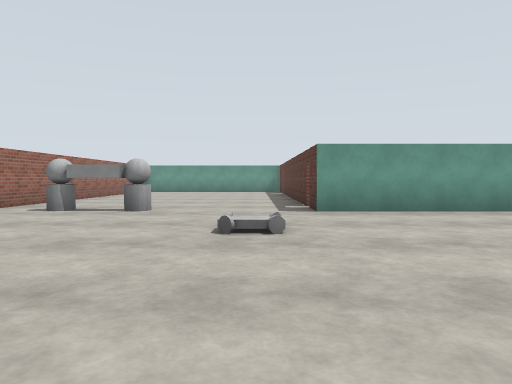
[1] (above)

24 first-person views from a walk through a world built for the Gazebo simulator. The camera is 1.2 m above the floor, tilts 2° down and sees 70° across. The floor is counted in squares, 2 m on a side. Each view is taken from the middle of a square. On the plan, view 1 faces up. The plan holds only what a view shows up to about 10 squares ahead; the rest is blank. The robots in the file are not drawn.

[2]
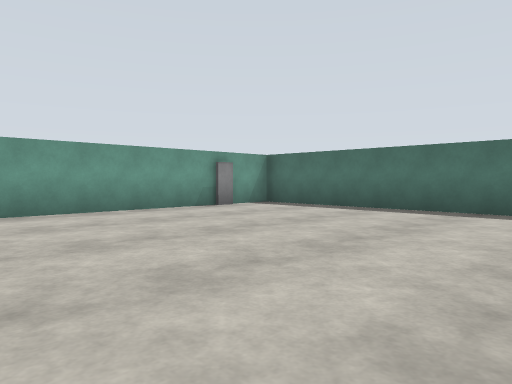

[3]
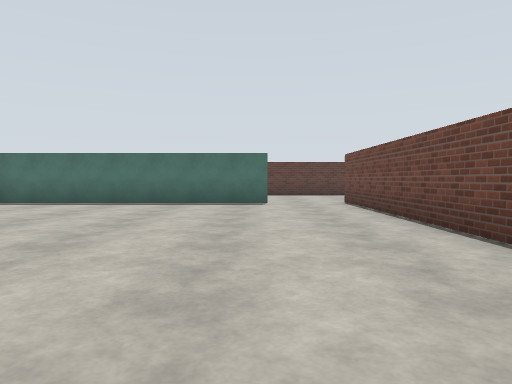

[4]
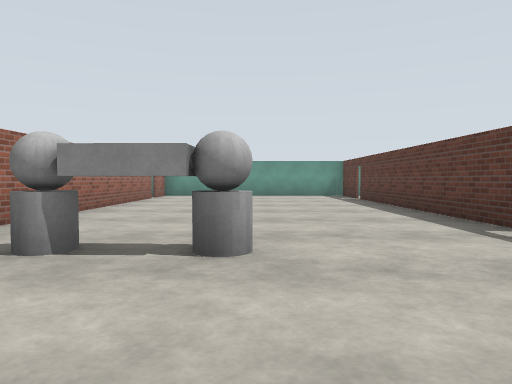

[5]
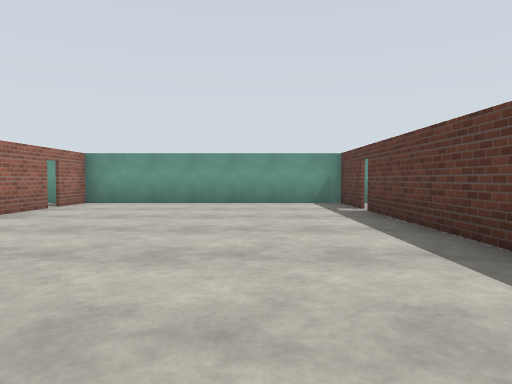

[6]
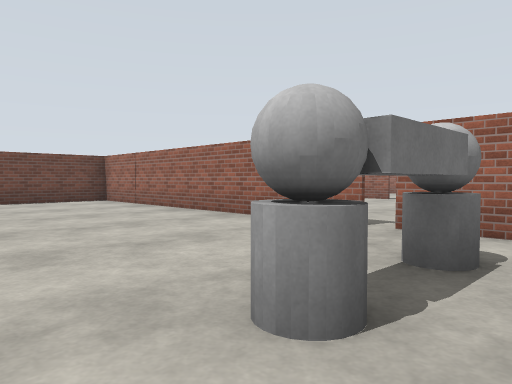

[7]
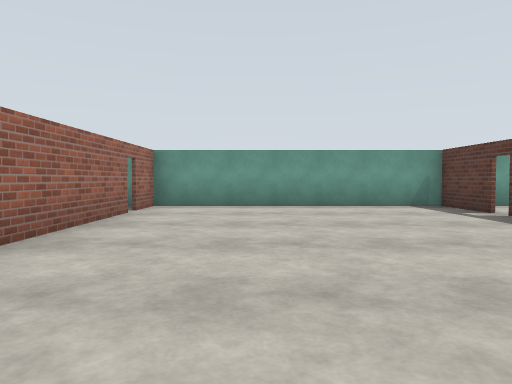

[8]
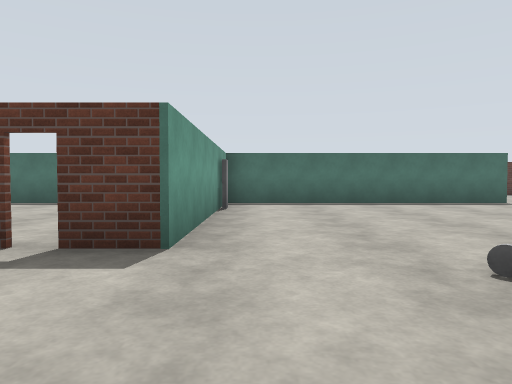

[9]
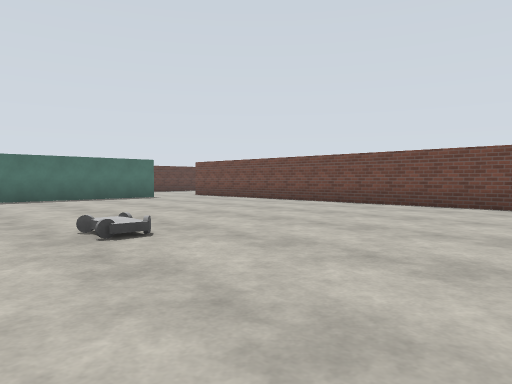

[10]
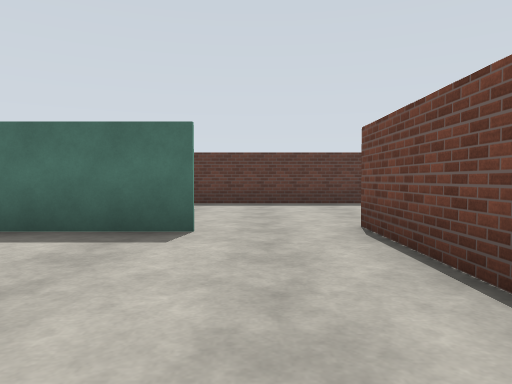

[11]
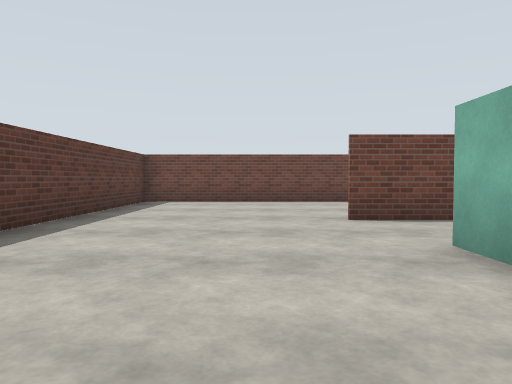

[12]
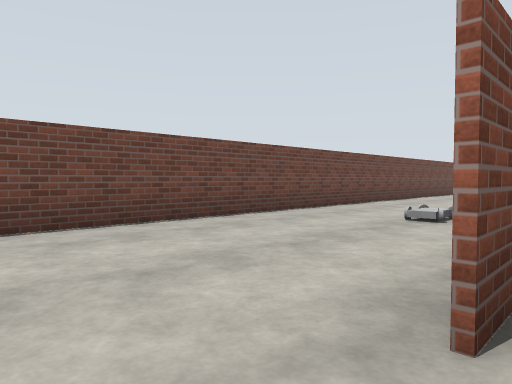

[13]
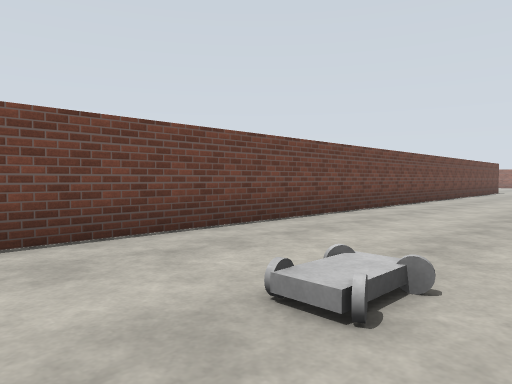

[14]
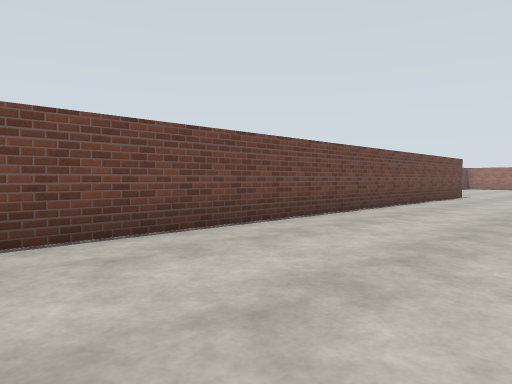

[15]
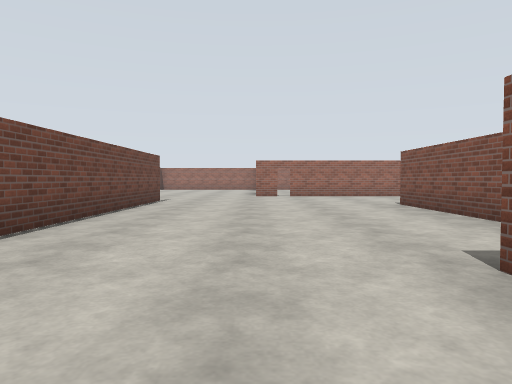

[16]
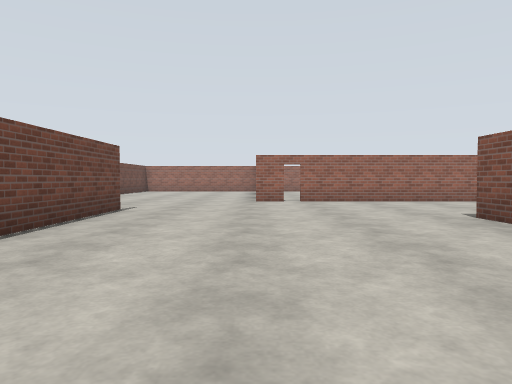

[17]
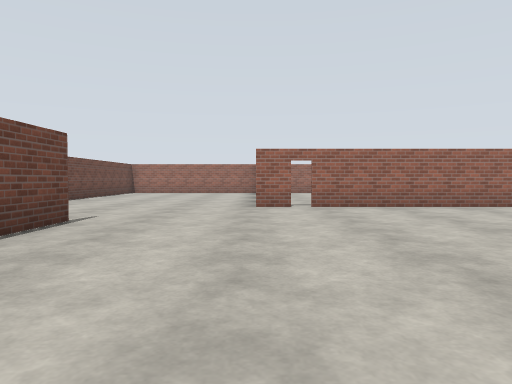

[18]
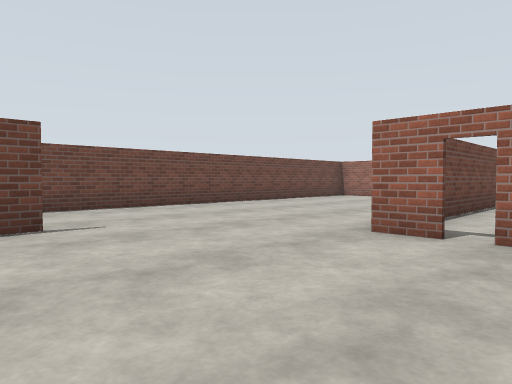

[19]
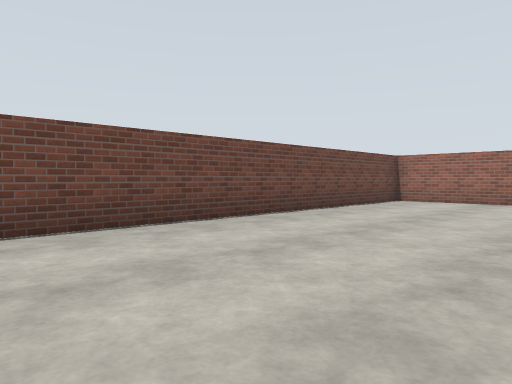

[20]
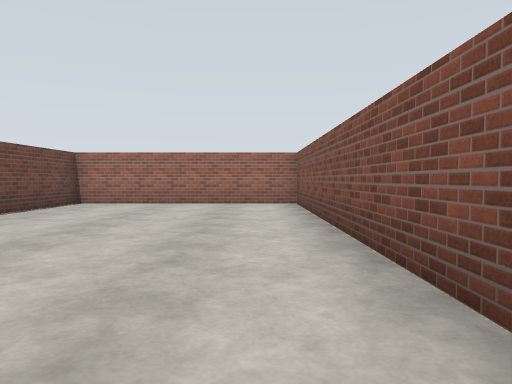

[21]
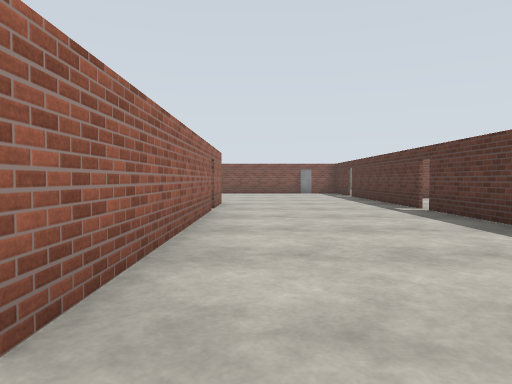

[22]
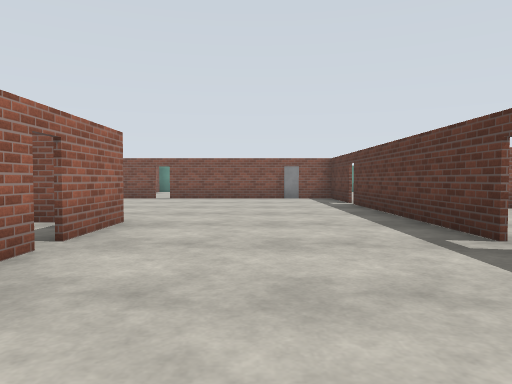

[23]
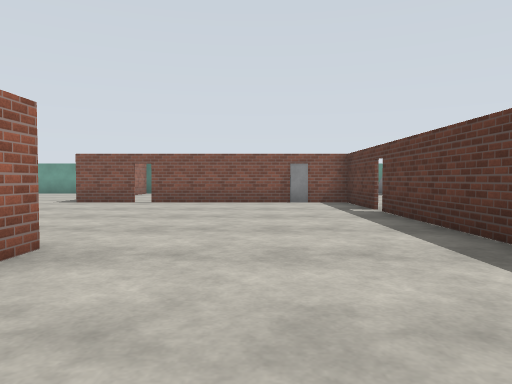

[24]
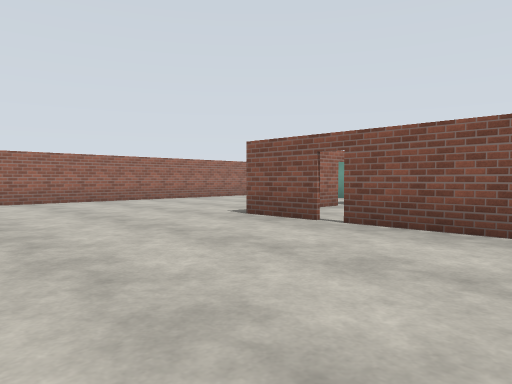

### Floor plan
Points are (right, up) in squares from view 1. A wall is a line through its corners. A room is listed if a view was taken in it or the views show most of it. See-through windows are left out.
Room 1 (views 1, 2, 3, 4, 5, 6, 7, 8, 9, 10)
walls: (1.1, 8.1) (1.1, 15); (-5.3, 5.7) (-5.3, -1.9); (1.1, 15.4) (1.1, 17.1); (7.2, -0.4) (7.2, 6.7) (1.1, 6.7) (1.1, 7.7); (-4.9, -2.3) (6.6, -2.3); (-5.3, 15.6) (-5.3, 6); (1, 17.2) (-6.3, 17.2); (-5.3, 17.2) (-5.3, 15.9)
ways out: opening at (7, -1) to room 2; open door at (-5, 6); open door at (-5, 16); open door at (1, 8); open door at (1, 15)
objects: other object (-4, 7) to (-2, 7); other object (0, 4)
Room 2 (views 11, 12, 13, 14, 15, 16, 17, 18, 19, 20, 21, 22, 23, 24)
walls: (-8, -0.6) (-11.8, -0.6); (-11.7, 0.7) (-11.7, 3.1); (-11.7, 3.5) (-11.7, 8.9); (-13.3, -6.7) (11.9, -6.7) (11.9, 0.6); (-15.9, -3.1) (-15.9, -4); (-16.4, -4) (-23.9, -4) (-23.9, -9.4) (-13.9, -9.4); (-15.9, 3.1) (-15.9, -2.9); (-15.9, 5.1) (-15.9, 3.5); (-11.7, 9.1) (-11.7, 10.5); (6.6, -2.3) (7.8, -2.3); (7.2, 0.5) (7.2, -0.4); (-13.4, 11.4) (-16.8, 11.4); (-17.1, 11.4) (-18.6, 11.4); (-23.9, 11.2) (-23.9, 8.7)
ways out: opening at (7, -1) to room 1; open door at (-19, 14.5); open door at (-17, 11); open door at (-16, -3); open door at (-16, 3); open door at (-12, 3); open door at (-12, 9)
objects: other object (3, -4)

Where each view was taken, in squares from view 1:
view 1: 0 up, 0 right, facing up
view 2: 0 up, 0 right, facing up-right
view 3: 0 up, 2 left, facing right
view 4: 4 up, 2 left, facing up
view 5: 8 up, 1 left, facing up
view 6: 8 up, 1 left, facing down-left
view 7: 9 up, 3 left, facing up
view 8: 6 up, 2 left, facing right
view 9: 6 up, 4 left, facing down-right
view 10: 1 down, 3 right, facing right
view 11: 3 up, 9 right, facing down
view 12: 2 down, 9 right, facing down-left
view 13: 3 down, 5 right, facing down-left
view 14: 3 down, 0 right, facing down-left
view 15: 4 down, 3 left, facing left
view 16: 4 down, 6 left, facing left
view 17: 4 down, 8 left, facing left
view 18: 2 down, 12 left, facing down-left
view 19: 5 down, 14 left, facing down-left
view 20: 5 down, 15 left, facing left
view 21: 4 down, 15 left, facing up
view 22: 0 up, 14 left, facing up
view 23: 2 up, 14 left, facing up
view 24: 7 up, 14 left, facing up-left
